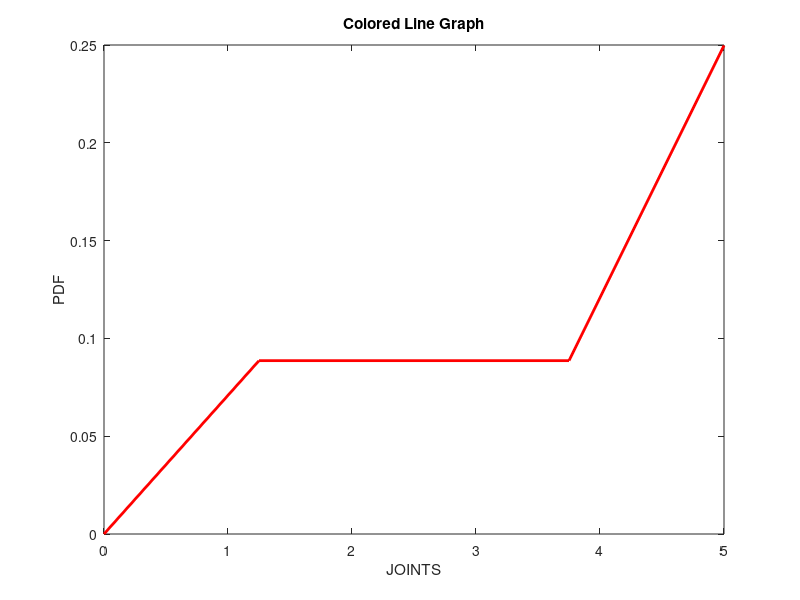

The MATLAB script that drew this image:
h = 279/576;
z = 1-h;
i = z/3;
x = linspace(0,5,5);
y1 = z*[0,i,i,i,h];
plot(x,y1,'Color','r','LineWidth',2)
xlabel('JOINTS')
ylabel('PDF')
title('Colored Line Graph')